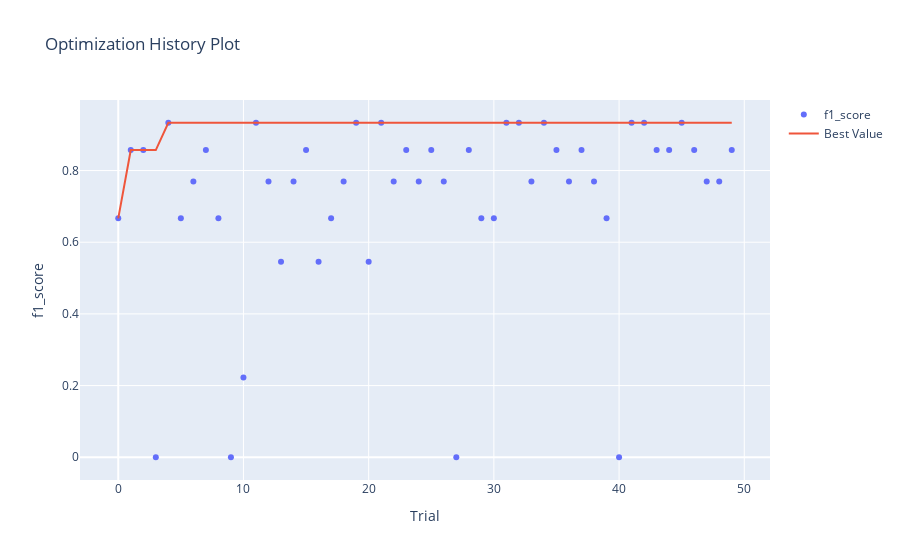

The code cell stored with this chart in its notebook:
### Markdown cell above
И напоследок графики

* Как видно, максимального f1_score мы уже добились примерно на 5-6 иттерации
* Важность минимального кол-ва листьев выросла аж до 99%
* Четко проглядывается, что f1_score улучшается при уменьшении листьев до 1-2 и увеличением глубины дерева. Ярко выраженные две области в правом нижнем углу на последнем графике

Так что можно смело заявить, оптимизация гиперпараметров может достаточно сильно улучшить качество модели, при правильном использовании

### Code cell
optuna.visualization.plot_optimization_history(study_ranFor_opt, target_name="f1_score")

### Figure 1 — Plotly figure (JSON) as saved in the notebook; plotly's stock layout.template omitted (floating-point values rounded to 4 significant figures)
{"data": [{"mode": "markers", "name": "f1_score", "type": "scatter", "x": [0, 1, 2, 3, 4, 5, 6, 7, 8, 9, 10, 11, 12, 13, 14, 15, 16, 17, 18, 19, 20, 21, 22, 23, 24, 25, 26, 27, 28, 29, 30, 31, 32, 33, 34, 35, 36, 37, 38, 39, 40, 41, 42, 43, 44, 45, 46, 47, 48, 49], "y": [0.6667, 0.8571, 0.8571, 0, 0.9333, 0.6667, 0.7692, 0.8571, 0.6667, 0, 0.2222, 0.9333, 0.7692, 0.5455, 0.7692, 0.8571, 0.5455, 0.6667, 0.7692, 0.9333, 0.5455, 0.9333, 0.7692, 0.8571, 0.7692, 0.8571, 0.7692, 0, 0.8571, 0.6667, 0.6667, 0.9333, 0.9333, 0.7692, 0.9333, 0.8571, 0.7692, 0.8571, 0.7692, 0.6667, 0, 0.9333, 0.9333, 0.8571, 0.8571, 0.9333, 0.8571, 0.7692, 0.7692, 0.8571]}, {"name": "Best Value", "type": "scatter", "x": [0, 1, 2, 3, 4, 5, 6, 7, 8, 9, 10, 11, 12, 13, 14, 15, 16, 17, 18, 19, 20, 21, 22, 23, 24, 25, 26, 27, 28, 29, 30, 31, 32, 33, 34, 35, 36, 37, 38, 39, 40, 41, 42, 43, 44, 45, 46, 47, 48, 49], "y": [0.6667, 0.8571, 0.8571, 0.8571, 0.9333, 0.9333, 0.9333, 0.9333, 0.9333, 0.9333, 0.9333, 0.9333, 0.9333, 0.9333, 0.9333, 0.9333, 0.9333, 0.9333, 0.9333, 0.9333, 0.9333, 0.9333, 0.9333, 0.9333, 0.9333, 0.9333, 0.9333, 0.9333, 0.9333, 0.9333, 0.9333, 0.9333, 0.9333, 0.9333, 0.9333, 0.9333, 0.9333, 0.9333, 0.9333, 0.9333, 0.9333, 0.9333, 0.9333, 0.9333, 0.9333, 0.9333, 0.9333, 0.9333, 0.9333, 0.9333]}], "layout": {"title": {"text": "Optimization History Plot"}, "xaxis": {"title": {"text": "Trial"}}, "yaxis": {"title": {"text": "f1_score"}}}}
